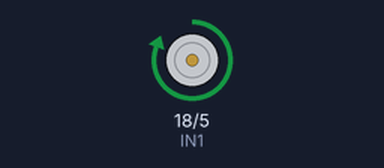
A sketch run on a simulated ESP32. Shown: motor-driver pin pairs drawn as motors (green arrow = first pin HIGH = forward, orange = second pin HIGH = backward, longer = more drive, scaled by the enable pin).

Above: at 2.5 s.
At 7.5 s:
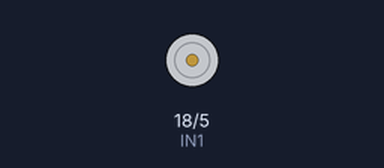
Timing chart, 0 to 13.0 s (numbered marks = the images above):
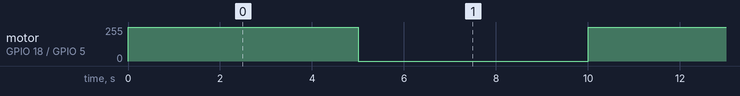

Measured:
- by itself, motor on GPIO 18 (IN1) / GPIO 5 (IN2): alternates forward 255/255 for 5.0 s and stopped for 5.0 s

The sketch:

RTOS_new.ino
```cpp
//#include"FreeRTOS.h"
//#include"task.h"
#if CONFIG_FREERTOS_UNICORE
static const BaseType_t app_cpu = 0;
#else
static const BaseType_t app_cpu = 1;
#endif

const int ENA = 19;  // setting pin number
const int IN1 = 18;
const int IN2 = 5;

TaskHandle_t Task1_Handle = NULL; // Task Handle (refer task.h)

void Task1(void* parameter)
{
  while(1)
  {
    digitalWrite(ENA, HIGH);
    digitalWrite(IN1, HIGH);
    digitalWrite(IN2, LOW);
    vTaskDelay(5000 / portTICK_PERIOD_MS);
    digitalWrite(ENA, LOW);
    digitalWrite(IN1, LOW);
    digitalWrite(IN2, LOW);
    vTaskDelay(5000 / portTICK_PERIOD_MS);
  }
}

void setup() {
  // LED set as output
  pinMode(ENA, OUTPUT);
  pinMode(IN1, OUTPUT);
  pinMode(IN2, OUTPUT);

 //xTaskCreate() for vanilla RTOS    //(refer task.h)
 xTaskCreatePinnedToCore(Task1,                 // Function
          "Task1",                  // Name of Task
          5024,                      // Stack size (words for FreeRTOS and bytes for ESP32). 1 word = 2 byte
          (void*) 0,                // argument passed to function Task1. here we are typecasting to void
          tskIDLE_PRIORITY+1,       // Task priority -Higher the number higher the priority (ranges from 0 to 24)
                                    // #define tskIDLE_PRIORITY ((UBaseType_t)0U) in task.h. ie., bydefault the value is set to 0
                                    // to increase the priority -- tskIDLE_PRIORITY+1
          &Task1_Handle,              // Task Handle
          app_cpu
        );
   //vTaskStartScheduler(); // for vanilla FreeRTOS
}

void loop() {

}
```
